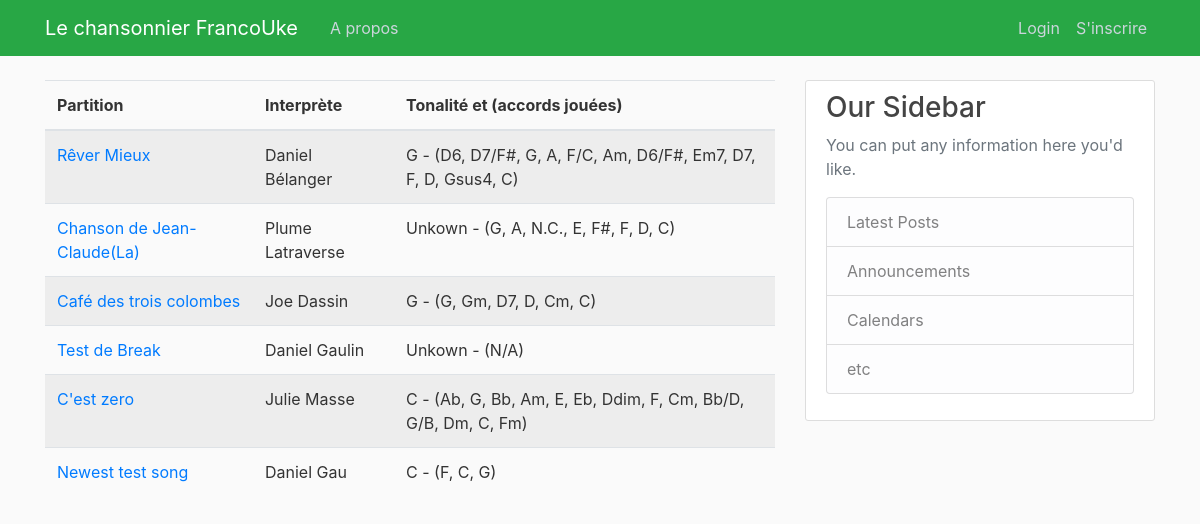
The page / on the database its author committed.
### songbook/models.py (models this page shows, shortened)
class Song(models.Model):
    songTitle = models.CharField(max_length=100, blank=True, null=True)
    songChordPro = models.TextField()  # Original
    lyrics_with_chords = models.JSONField(null=True, blank=True)
    metadata = models.JSONField(blank=True, null=True)  # Stores metadata as JSON
    date_posted = models.DateField(default=timezone.now)
    contributor = models.ForeignKey(User, on_delete=models.CASCADE)

### songbook/views.py (the view)
# urls.py: path('', SongListView.as_view(), name='songbook-home'),
class SongListView (ListView):
    model = Song
    template_name = 'songbook/home.html'
    context_object_name = 'songs'
    ordering = ['songTitle']
    paginate_by = 15
    def get_queryset(self):
        return Song.objects.all()
    def get_context_data(self, **kwargs):
        context = super().get_context_data(**kwargs)
        song_data = []
        for song in context['songs']:
            parsed_data = song.lyrics_with_chords  # Assuming this is already parsed and stored
            chords = extract_chords(parsed_data,unique=True)
            song_data.append({
                'song': song,
                'chords': ', '.join(chords)  # Join chords into a string for display
            })
        context['song_data'] = song_data
        return context

### songbook/transposer.py (called while the page is built)
def extract_chords(parsed_data, unique=False):
    chords = []
    for section in parsed_data:
        for item in section:
            if isinstance(item, dict) and 'chord' in item and item['chord']:
                chords.append(item['chord'])
    if unique:
        return list(set(chords))  # Return unique chords
    return chords  # Return all chords

### songbook/templates/songbook/home.html (shortened to what this page needs)
{% extends "songbook/base_sb.html" %}
  {% block content %}
  <table class="table table-striped">
    <thead>
        <tr>
            <th>Partition</th>
            <th>Interprète</th>
            <th>Tonalité et (accords jouées)</th>
        </tr>
    </thead>
    <tbody>
      {% for item in song_data %}
      <tr>
          <td>
              <a href="{% url 'score' item.song.id %}" class="song-link">{{ item.song.songTitle }}</a>
          </td>
          <td>{{ item.song.metadata.artist|default:"Unknown Artist" }}</td>
          <td>{{ item.song.metadata.key|default:"Unkown" }} - ({{ item.chords|default:"N/A" }})</td>
      </tr>
  {% endfor %}
    </tbody>
</table>
    {% endblock content %}

### songbook/static/songbook/main.css (style rules this page uses)
body { background: #fafafa; color: #333333; margin-top: 5rem; }

### rows shown on the page
Song: song.songTitle "Rêver Mieux", song.metadata.artist "Daniel Bélanger", song.metadata.key "G", chords "D6, D7/F#, G, A, F/C, Am, D6/F#, Em7, D7, F, D, Gsus4, C"
Song: song.songTitle "Chanson de Jean-Claude(La)", song.metadata.artist "Plume Latraverse", song.metadata.key "Unkown", chords "G, A, N.C., E, F#, F, D, C"
Song: song.songTitle "Café des trois colombes", song.metadata.artist "Joe Dassin", song.metadata.key "G", chords "G, Gm, D7, D, Cm, C"
Song: song.songTitle "Test de Break", song.metadata.artist "Daniel Gaulin", song.metadata.key "Unkown", chords "N/A"
Song: song.songTitle "C'est zero", song.metadata.artist "Julie Masse", song.metadata.key "C", chords "Ab, G, Bb, Am, E, Eb, Ddim, F, Cm, Bb/D, G/B, Dm, C, Fm"
Song: song.songTitle "Newest test song", song.metadata.artist "Daniel Gau", song.metadata.key "C", chords "F, C, G"
